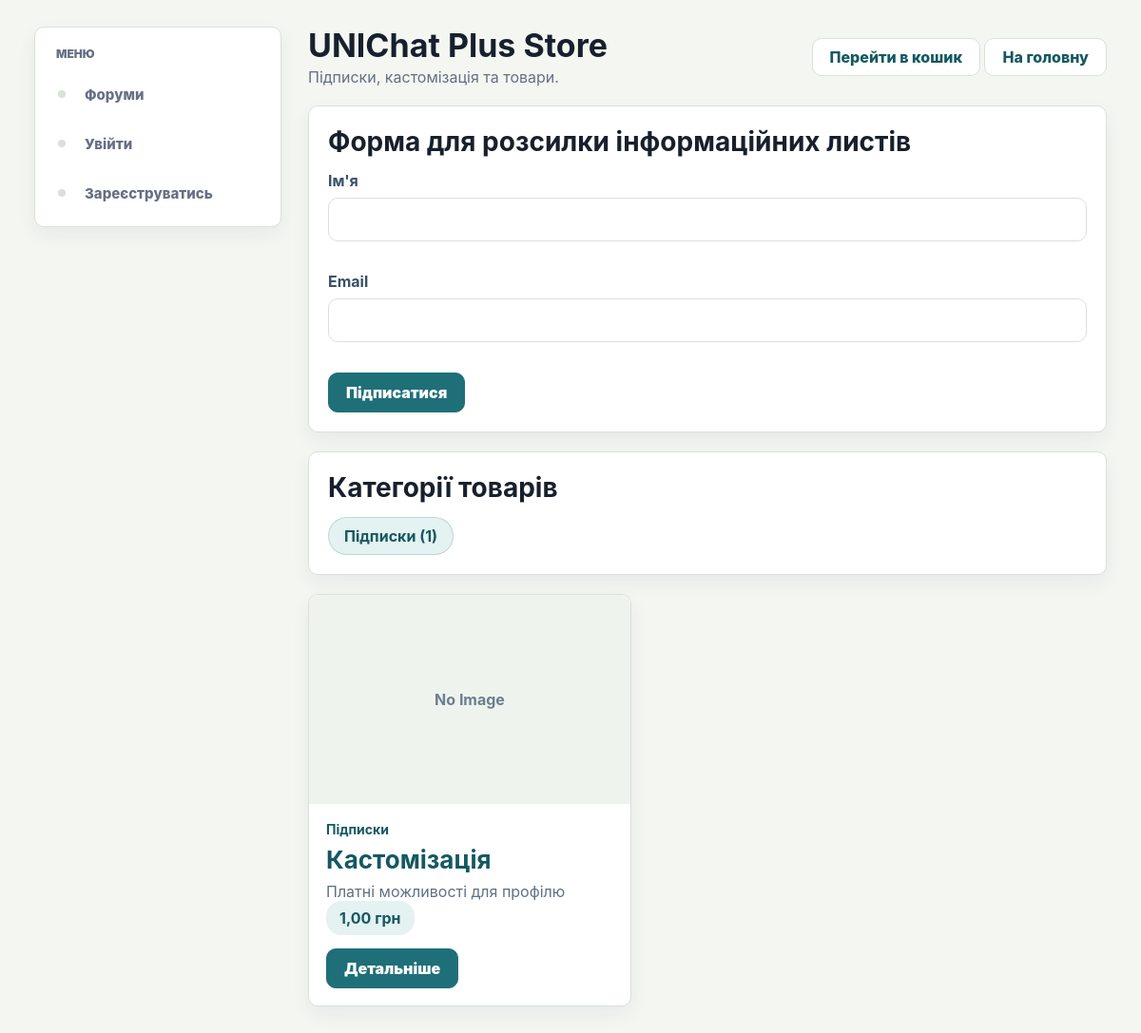
/store/, run on the app's committed database.
### myapp/models.py (models this page shows, shortened)
class ProductCategory(models.Model):
    name = models.CharField(max_length=100, verbose_name="Назва")
    description = models.TextField(blank=True, default="", verbose_name="Опис")
    created_at = models.DateTimeField(auto_now_add=True, verbose_name="Створено")
    updated_at = models.DateTimeField(auto_now=True, verbose_name="Оновлено")
    class Meta:
        verbose_name = "Категорія товарів"
        verbose_name_plural = "Категорії товарів"

class Product(models.Model):
    category = models.ForeignKey(
        ProductCategory,
        on_delete=models.CASCADE,
        related_name="products",
        verbose_name="Категорія"
    )
    name = models.CharField(max_length=150, verbose_name="Назва")
    short_description = models.CharField(max_length=255, verbose_name="Короткий опис")
    description = models.TextField(verbose_name="Опис")
    image_url = models.URLField(blank=True, default="", verbose_name="Посилання на фото")
    price = models.DecimalField(max_digits=8, decimal_places=2, default=0, verbose_name="Ціна")
    unlocks_plus = models.BooleanField(default=False, verbose_name="Відкриває UNIChat Plus")
    created_at = models.DateTimeField(auto_now_add=True, verbose_name="Створено")
    updated_at = models.DateTimeField(auto_now=True, verbose_name="Оновлено")
    class Meta:
        verbose_name = "Товар"
        verbose_name_plural = "Товари"

### myapp/views.py (the view)
# urls.py: path("store/", views.store_home, name="store_home"),
def store_home(request):
    context = get_base_context(request)
    product_categories = ProductCategory.objects.annotate(
        products_total=Count("products", distinct=True)
    ).order_by("name")
    products = Product.objects.select_related("category").order_by("name")
    context.update(
        {
            "title": "UNIChat Plus Store",
            "selected_category_id": None,
            "product_categories": product_categories,
            "products": products,
            "newsletter_form": NewsletterForm(),
        }
    )
    return render(request, "myapp/store_home.html", context)

### myapp/forms.py
class NewsletterForm(forms.ModelForm):
    class Meta:
        model = NewsletterSubscriber
        fields = ["name", "email"]

### myapp/i18n.py (called while the page is built)
def normalize_language(language):
    if language in SUPPORTED_LANGUAGES:
        return language
    return DEFAULT_LANGUAGE

def get_ui_text(language):
    return UI_TEXTS[normalize_language(language)]

### myapp/views.py (called while the page is built, shortened)
def get_base_context(request):
    categories = Category.objects.annotate(
        posts_total=Count("posts", distinct=True)
    ).order_by("name")
    cart_count = 0
    saved_count = 0
    notifications_count = 0
    site_theme = request.session.get("site_theme", "light")
    site_language = request.session.get("site_language", "uk")
    if site_theme not in ["light", "dark"]:
        site_theme = "light"
    if site_language not in ["uk", "en"]:
        site_language = "uk"
    return {
        "categories": categories,
        "cart_count": cart_count,
        "saved_count": saved_count,
        "notifications_count": notifications_count,
        "site_theme": site_theme,
        "site_language": site_language,
        "ui": get_ui_text(site_language),
    }

### myapp/templates/myapp/store_home.html (shortened to what this page needs)
{% extends 'myapp/base.html' %}
{% block content %}
<div class="forum-page-header">
    <div>
        <h1>UNIChat Plus Store</h1>
        <p class="page-description">Підписки, кастомізація та товари.</p>
    </div>
    <div class="header-actions">
        <a href="{% url 'cart_view' %}" class="back-btn">Перейти в кошик</a>
        <a href="{% url 'home' %}" class="back-btn">На головну</a>
    </div>
</div>
<section class="reply-box">
    <h2>Форма для розсилки інформаційних листів</h2>
    <form method="post" action="{% url 'newsletter_subscribe' %}" class="forum-form">
        <div class="form-group">
            <label for="{{ newsletter_form.name.id_for_label }}">Ім'я</label>
            {{ newsletter_form.name }}
        </div>
        <div class="form-group">
            <label for="{{ newsletter_form.email.id_for_label }}">Email</label>
            {{ newsletter_form.email }}
        </div>
        <button type="submit" class="add-topic-btn">Підписатися</button>
    </form>
</section>
<section class="reply-box">
    <h2>Категорії товарів</h2>
    <div class="store-category-list">
        {% for item in product_categories %}
            <a href="{% url 'product_category_detail' item.id %}" class="store-category-chip">
                {{ item.name }} ({{ item.products_total }})
            </a>
        {% empty %}
            <div class="empty-box">Категорій товарів поки немає.</div>
        {% endfor %}
    </div>
</section>
<section class="store-grid">
    {% for product in products %}
        <article class="product-card">
            <div class="product-image-wrap">
                {% if product.image_url %}
                    <img src="{{ product.image_url }}" alt="{{ product.name }}" class="product-image">
                {% else %}
                    <div class="product-no-image">No Image</div>
                {% endif %}
            </div>
            <div class="product-body">
                <div class="topic-meta-top">
                    <a href="{% url 'product_category_detail' product.category.id %}" class="topic-category">
                        {{ product.category.name }}
                    </a>
                </div>
                <h3>{{ product.name }}</h3>
                <p>{{ product.short_description }}</p>
                <div class="price-badge">{{ product.price }} грн</div>
                <div class="product-actions">
                    <a href="{% url 'product_detail' product.id %}" class="open-topic-btn">Детальніше</a>
                </div>
            </div>
        </article>
    {% empty %}
        <div class="empty-box">Товарів поки немає.</div>
    {% endfor %}
</section>
{% endblock %}

### data on the page
ProductCategory: name "Підписки", products_total "1"
Product: image_url "No Image", category.name "Підписки", name "Кастомізація", short_description "Платні можливості для профілю", price "1,00"

### other printed values
{{ ui.menu }} "МЕНЮ"
{{ ui.forums }} "Форуми"
{{ ui.login }} "Увійти"
{{ ui.register }} "Зареєструватись"
